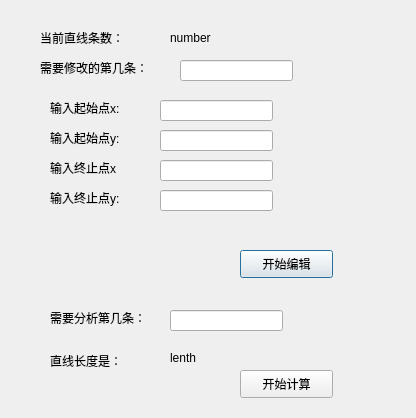
<?xml version="1.0" encoding="UTF-8"?>
<ui version="4.0">
 <class>Dialog_line_edit</class>
 <widget class="QDialog" name="Dialog_line_edit">
  <property name="geometry">
   <rect>
    <x>0</x>
    <y>0</y>
    <width>416</width>
    <height>418</height>
   </rect>
  </property>
  <property name="windowTitle">
   <string>Dialog</string>
  </property>
  <widget class="QLabel" name="label">
   <property name="geometry">
    <rect>
     <x>40</x>
     <y>30</y>
     <width>111</width>
     <height>16</height>
    </rect>
   </property>
   <property name="text">
    <string>当前直线条数：</string>
   </property>
  </widget>
  <widget class="QLabel" name="label_2">
   <property name="geometry">
    <rect>
     <x>170</x>
     <y>30</y>
     <width>72</width>
     <height>15</height>
    </rect>
   </property>
   <property name="text">
    <string>number</string>
   </property>
  </widget>
  <widget class="QLabel" name="label_3">
   <property name="geometry">
    <rect>
     <x>40</x>
     <y>60</y>
     <width>131</width>
     <height>16</height>
    </rect>
   </property>
   <property name="text">
    <string>需要修改的第几条：</string>
   </property>
  </widget>
  <widget class="QLineEdit" name="lineEdit">
   <property name="geometry">
    <rect>
     <x>180</x>
     <y>60</y>
     <width>113</width>
     <height>21</height>
    </rect>
   </property>
  </widget>
  <widget class="QLabel" name="label_4">
   <property name="geometry">
    <rect>
     <x>50</x>
     <y>100</y>
     <width>91</width>
     <height>16</height>
    </rect>
   </property>
   <property name="text">
    <string>输入起始点x:</string>
   </property>
  </widget>
  <widget class="QLabel" name="label_5">
   <property name="geometry">
    <rect>
     <x>50</x>
     <y>130</y>
     <width>101</width>
     <height>16</height>
    </rect>
   </property>
   <property name="text">
    <string>输入起始点y:</string>
   </property>
  </widget>
  <widget class="QLabel" name="label_6">
   <property name="geometry">
    <rect>
     <x>50</x>
     <y>160</y>
     <width>101</width>
     <height>16</height>
    </rect>
   </property>
   <property name="text">
    <string>输入终止点x</string>
   </property>
  </widget>
  <widget class="QLabel" name="label_7">
   <property name="geometry">
    <rect>
     <x>50</x>
     <y>190</y>
     <width>91</width>
     <height>16</height>
    </rect>
   </property>
   <property name="text">
    <string>输入终止点y:</string>
   </property>
  </widget>
  <widget class="QLineEdit" name="lineEdit_2">
   <property name="geometry">
    <rect>
     <x>160</x>
     <y>100</y>
     <width>113</width>
     <height>21</height>
    </rect>
   </property>
  </widget>
  <widget class="QLineEdit" name="lineEdit_3">
   <property name="geometry">
    <rect>
     <x>160</x>
     <y>130</y>
     <width>113</width>
     <height>21</height>
    </rect>
   </property>
  </widget>
  <widget class="QLineEdit" name="lineEdit_4">
   <property name="geometry">
    <rect>
     <x>160</x>
     <y>160</y>
     <width>113</width>
     <height>21</height>
    </rect>
   </property>
  </widget>
  <widget class="QLineEdit" name="lineEdit_5">
   <property name="geometry">
    <rect>
     <x>160</x>
     <y>190</y>
     <width>113</width>
     <height>21</height>
    </rect>
   </property>
  </widget>
  <widget class="QPushButton" name="pushButton">
   <property name="geometry">
    <rect>
     <x>240</x>
     <y>250</y>
     <width>93</width>
     <height>28</height>
    </rect>
   </property>
   <property name="text">
    <string>开始编辑</string>
   </property>
  </widget>
  <widget class="QLabel" name="label_8">
   <property name="geometry">
    <rect>
     <x>50</x>
     <y>310</y>
     <width>121</width>
     <height>16</height>
    </rect>
   </property>
   <property name="text">
    <string>需要分析第几条：</string>
   </property>
  </widget>
  <widget class="QLineEdit" name="lineEdit_6">
   <property name="geometry">
    <rect>
     <x>170</x>
     <y>310</y>
     <width>113</width>
     <height>21</height>
    </rect>
   </property>
  </widget>
  <widget class="QLabel" name="label_9">
   <property name="geometry">
    <rect>
     <x>50</x>
     <y>350</y>
     <width>91</width>
     <height>21</height>
    </rect>
   </property>
   <property name="text">
    <string>直线长度是：</string>
   </property>
  </widget>
  <widget class="QLabel" name="label_10">
   <property name="geometry">
    <rect>
     <x>170</x>
     <y>350</y>
     <width>72</width>
     <height>15</height>
    </rect>
   </property>
   <property name="text">
    <string>lenth</string>
   </property>
  </widget>
  <widget class="QPushButton" name="pushButton_2">
   <property name="geometry">
    <rect>
     <x>240</x>
     <y>370</y>
     <width>93</width>
     <height>28</height>
    </rect>
   </property>
   <property name="text">
    <string>开始计算</string>
   </property>
  </widget>
 </widget>
 <resources/>
 <connections/>
</ui>
